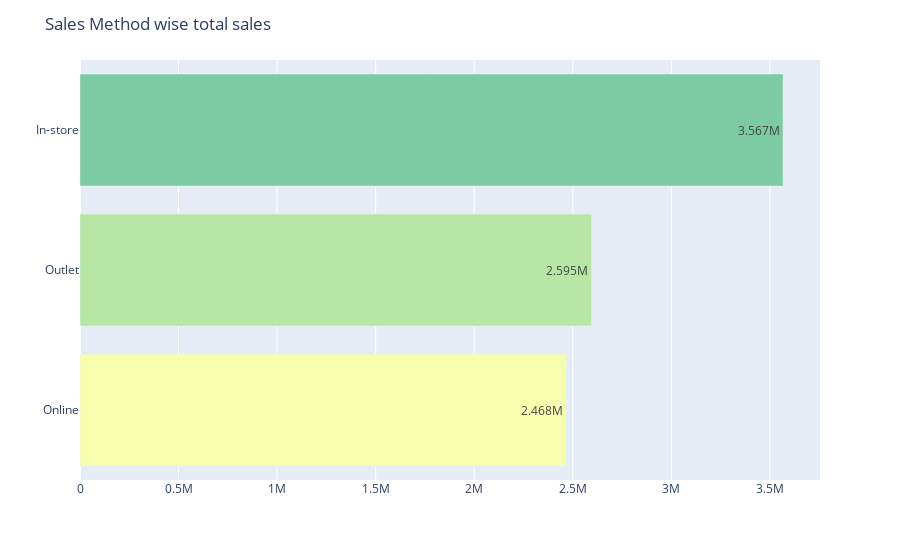

Notebook cell for this chart:
### Code cell
# calculate sales method by total sales
df_sales_method = dataset.groupby(by=["Sales Method"])["Total Sales"].aggregate("sum").sort_values(ascending=True).reset_index()

# show barplot
barplot(data=df_sales_method, x="Total Sales", y="Sales Method", titile="Sales Method wise total sales")

### Figure 1 — Plotly figure (JSON) as saved in the notebook; plotly's stock layout.template omitted (floating-point values rounded to 4 significant figures)
{"data": [{"alignmentgroup": "True", "hovertemplate": "Total Sales=%{x}<br>Sales Method=%{y}<extra></extra>", "legendgroup": "", "marker": {"color": ["rgb(247, 254, 174)", "rgb(183, 230, 165)", "rgb(124, 203, 162)", "rgb(70, 174, 160)", "rgb(8, 144, 153)", "rgb(0, 113, 139)", "rgb(4, 82, 117)"], "pattern": {"shape": ""}}, "name": "", "offsetgroup": "", "orientation": "h", "showlegend": false, "textposition": "auto", "texttemplate": "%{x:.4s}", "type": "bar", "x": [2467614, 2595011, 3566650], "xaxis": "x", "y": ["Online", "Outlet", "In-store"], "yaxis": "y"}], "layout": {"barmode": "relative", "legend": {"tracegroupgap": 0}, "margin": {"t": 60}, "title": {"text": "Sales Method wise total sales"}, "xaxis": {"anchor": "y", "domain": [0, 1], "title": {"text": ""}}, "yaxis": {"anchor": "x", "domain": [0, 1], "title": {"text": ""}}}}
